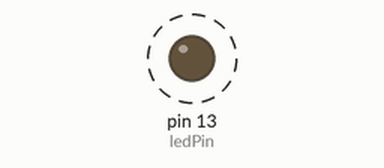
Simulated run of this sketch. Board: Arduino Uno, built with avr-gcc and run on an emulated ATmega328P. Parts: output pins drawn as LEDs (lit = HIGH). Dashed ring = blinking. What the sketch prints to the serial monitor is not drawn.

Above: at 0.15 s.
Timing chart, 0 to 3.0 s (numbered marks = the images above):
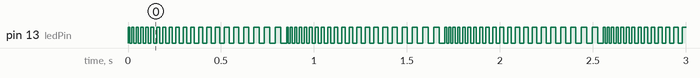

The sketch:

BlinkDiffFreq.ino
```cpp
const int ledPin = LED_BUILTIN;  // the number of the LED pin

void setup() {
  pinMode(ledPin, OUTPUT);  // initialize the LED pin as an output
  Serial.begin(9600);  // initialize serial communication at 9600 bps
}

void loop() {
  for (int delayTime = 10; delayTime <= 30; delayTime++) {
    // Blink at varying frequencies
    blink(ledPin, delayTime, delayTime);

    // Print the frequency to the serial monitor
    Serial.print("Frequency: ");
    Serial.print(1000.0 / (2 * delayTime));  // calculate and print the frequency
    Serial.println(" Hz");
  }
}

void blink(int pin, int onTime, int offTime) {
  digitalWrite(pin, HIGH);  // turn the LED on
  delay(onTime);           // wait for the specified time
  digitalWrite(pin, LOW);   // turn the LED off
  delay(offTime);           // wait for the specified time
}
```

Measured:
- by itself, pin 13 (ledPin): alternates HIGH for 0.02 s and LOW for 0.02 s
- by itself, everything shown: repeats every 1.7 s, in 4 steps
